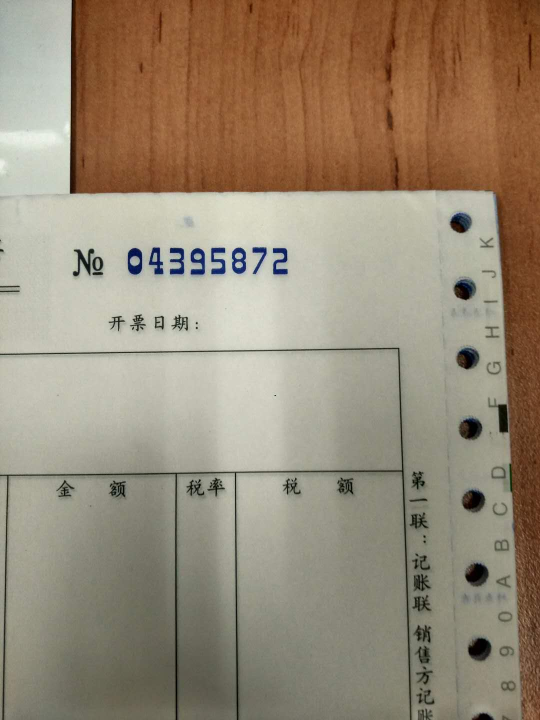
#> input picture ICD/main/imgs/qaz.jpg, 1080 x 1440 px (shown at 1/2 size)
$ python DealPic.py   (older library calls are emulated)
#> lines starting #> are read from the running program, lines starting #| are printed output that depends on the picture; after the words box and inside, x2 and y2 are one past the last pixel; in counts of white or black regions, pixels touching at a corner belong together
import numpy as np
import cv2 as cv
import matplotlib.pyplot as plot
import math
from sklearn import svm
import os

#读取图片
img_data = cv.imread("imgs/qaz.jpg")
#> img_data is the input picture: shape (1440, 1080, 3); mean B, G, R 117.6, 137.5, 151.7

img_input = img_data.copy()

#初次滤波
for index1 in range(len(img_input)):
    for index2 in range(len(img_input[index1])):
        if(img_input[index1][index2][0]>50 and img_input[index1][index2][0] < 115 and img_input[index1][index2][1] >15 and img_input[index1][index2][1] <60 and img_input[index1][index2][2]>5 and img_input[index1][index2][2] <50):
            img_input[index1][index2] = np.array([255,255,255])
        else:
            img_input[index1][index2] = np.array([0,0,0])
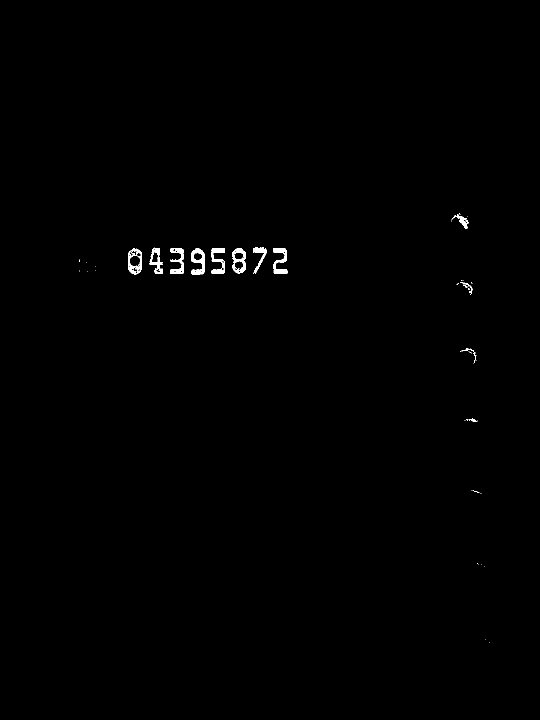
#> img_input: shape (1440, 1080, 3) (shown at 1/2 size); 0.36% white; 47 white regions (32 under 20 px), largest, box (x1, y1, x2, y2) and area: (382, 497, 409, 549) 718, (340, 496, 368, 548) 680, (546, 497, 575, 548) 680
plot.imshow(img_input)
plot.show()

newImg = img_input.copy()
imgTest = cv.cvtColor(newImg, cv.COLOR_RGB2GRAY)
erosion = cv.erode(imgTest, np.ones((2,2),np.uint8))   # 腐蚀
#> erosion: shape (1440, 1080); 0.22% white; 78 white regions (51 under 20 px), largest, box (x1, y1, x2, y2) and area: (383, 498, 409, 549) 486, (548, 505, 575, 548) 311, (341, 516, 368, 548) 291
kernelf = np.ones((72, 72), np.uint8)
dilation = cv.dilate(erosion, kernelf)  # 膨胀
#> dilation: shape (1440, 1080); 5.3% white; 6 white regions
plot.imshow(dilation)
plot.show()


img, contoursT, hierarchy = cv.findContours(dilation, cv.RETR_EXTERNAL, cv.CHAIN_APPROX_SIMPLE) #cv.RETR_EXTERNAL
#> contoursT = 6 contours; box (x1, y1, x2, y2) and area: (222, 461, 611, 585) 46904, (873, 394, 973, 493) 9176, (893, 531, 981, 622) 7622, (900, 803, 988, 879) 6475, (898, 663, 980, 737) 5880, (921, 950, 993, 1022) 5041
print("contoursT:",len(contoursT))
#| contoursT: 6
dictContoursT = {}
for i in range(len(contoursT)):
    xx,yy,w,h=cv.boundingRect(contoursT[i])
    dictContoursT[i] = w
    print("x=",xx," y=",yy," w=",w," h=",h)
#> this loop made 6 passes
#> (xx, yy, w, h) on passes 1 to 6: (921, 950, 72, 72), (900, 803, 88, 76), (898, 663, 82, 74), (893, 531, 88, 91), (222, 461, 389, 124), (873, 394, 100, 99)
#| x= 921  y= 950  w= 72  h= 72
#| x= 900  y= 803  w= 88  h= 76
#| x= 898  y= 663  w= 82  h= 74
#| x= 893  y= 531  w= 88  h= 91
#| x= 222  y= 461  w= 389  h= 124
#| x= 873  y= 394  w= 100  h= 99
#> after the loop, dictContoursT = {0: 72, 1: 88, 2: 82, 3: 88, 4: 389, 5: 100}
print(dictContoursT)
#| {0: 72, 1: 88, 2: 82, 3: 88, 4: 389, 5: 100}
maxWidth = sorted(dictContoursT, key=lambda x:dictContoursT[x])[-1]
#> maxWidth = 4
print("maxWidth:",maxWidth)
#| maxWidth: 4
x,y,ww,hh=cv.boundingRect(contoursT[maxWidth])
#> x = 222; y = 461; ww = 389; hh = 124
imgNew = img_data[y-20:y+hh+10,x-10:x+ww+50]
plot.imshow(imgNew)
plot.show()


erzhihua = imgNew.copy()
for index1 in range(len(erzhihua)):
    for index2 in range(len(erzhihua[index1])):
        if(erzhihua[index1][index2][2] < 130):
            erzhihua[index1][index2] = np.array([255,255,255])
        else:
            erzhihua[index1][index2] = np.array([0,0,0])
#> erzhihua: shape (154, 449, 3); 10.7% white; 9 white regions (1 under 20 px), largest, box (x1, y1, x2, y2) and area: (43, 55, 72, 109) 1089, (169, 55, 198, 109) 1009, (252, 54, 280, 107) 987
plot.imshow(erzhihua)
plot.show()
kernelf = np.ones((32, 8), np.uint8)
if len(erzhihua) > 500:
    kernelf = np.ones((64, 16), np.uint8)
erzhihua = cv.dilate(erzhihua, kernelf)  # 膨胀
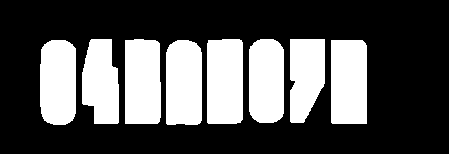
#> erzhihua: shape (154, 449, 3); 32.7% white; 8 white regions, largest, box (x1, y1, x2, y2) and area: (207, 39, 243, 124) 3025, (331, 40, 367, 124) 3012, (125, 39, 161, 124) 2976
plot.imshow(erzhihua)
plot.show()


erzhihua = cv.cvtColor(erzhihua, cv.COLOR_RGB2GRAY)
#> erzhihua: shape (154, 449); 32.7% white; 8 white regions


imgSec, contours, hierarchyk = cv.findContours(erzhihua, cv.RETR_EXTERNAL, cv.CHAIN_APPROX_SIMPLE)
#> contours = 8 contours; box (x1, y1, x2, y2) and area: (207, 39, 243, 124) 2909, (331, 40, 367, 124) 2896, (125, 39, 161, 124) 2860, (166, 40, 202, 125) 2829, (40, 40, 76, 125) 2749, (249, 39, 284, 123) 2669, (82, 39, 119, 124) 2450, (290, 39, 325, 123) 2378

#将contours按坐标从左到右排序
print("contours-len:",len(contours))
#| contours-len: 8
for index1 in range(len(contours)):
    for index2 in range(index1,len(contours)):
        if contours[index1][0][0][0] > contours[index2][0][0][0]:
            contours[index1],contours[index2] = contours[index2],contours[index1]
#> this loop made 8 passes

predictNum = []
RectList = []
for iu in range(len(contours)):
    x,y,w,h = cv.boundingRect(contours[iu])
#> x = 40; y = 40; w = 36; h = 85
    thisImg = imgNew[y:y+h,x:x+w]
    forThisImg = thisImg.copy()
    for index1 in range(len(forThisImg)):
        for index2 in range(len(forThisImg[index1])):
            if(forThisImg[index1][index2][2] < 130):
                forThisImg[index1][index2] = np.array([255,255,255])
            else:
                forThisImg[index1][index2] = np.array([0,0,0])
#> this loop made 85 passes
#> forThisImg: shape (85, 36, 3); 35.6% white; 1 white region, box (x1, y1, x2, y2) and area: (3, 15, 32, 69) 1089
    plot.imshow(forThisImg)
    plot.show()
    kernelf = np.ones((32, 8), np.uint8)
    forThisImg = cv.dilate(forThisImg, kernelf)  # 膨胀
#> forThisImg: shape (85, 36, 3); 93.3% white; 4 black regions, box (x1, y1, x2, y2) and area: (0, 0, 11, 24) 63, (0, 67, 13, 85) 63, (26, 74, 36, 85) 42, (26, 0, 36, 8) 38
    # plot.imshow(forThisImg)
    # plot.show()

    forThisImg = cv.cvtColor(forThisImg, cv.COLOR_RGB2GRAY)
#> forThisImg: shape (85, 36); 93.3% white; 4 black regions

    imgThis, contoursH, hierarchyh = cv.findContours(forThisImg, cv.RETR_EXTERNAL, cv.CHAIN_APPROX_SIMPLE)
#> contoursH = 1 contour; box (x1, y1, x2, y2) and area: (0, 0, 36, 85) 2749
    rect = cv.minAreaRect(contoursH[0])
#> rect = ((17.5, 42), (84, 35), -90)
    box = np.int0(cv.boxPoints(rect))
#> box = [[35, 84], [0, 84], [0, 0], [35, 0]]
    imgDec = cv.drawContours(thisImg.copy(), [box], -1, (0, 255, 0), 0)
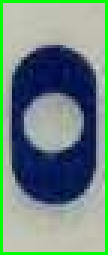
#> imgDec: shape (85, 36, 3) (shown 3 times larger); mean B, G, R 128.7, 136.6, 110.1
    rows, cols, ch = imgDec.shape
#> rows = 85; cols = 36; ch = 3
    angle = rect[2]
#> angle = -90
    print("angle:",angle)
#| angle: -90.0
    print("box:",box)
#| box: [[35 84]
#|  [ 0 84]
#|  [ 0  0]
#|  [35  0]]
    # [4 lines of commented-out code are left out]
    if angle < 0 and abs(angle) > 45:
        angle = abs(angle) - 90
#> angle = 0
    if abs(angle) < 45 :
        angle = abs(angle)
    if angle == 0 or angle == -0:
        angle = 0
    # [4 lines of commented-out code are left out]

    M = cv.getRotationMatrix2D((cols/2, rows/2), angle, 1.0)
#> M = [[1, 0, 0], [0, 1, 0]]
    img = cv.warpAffine(imgDec, M, (cols, rows))
    cropImg = cv.resize(img,(144,224),interpolation=cv.INTER_LANCZOS4)
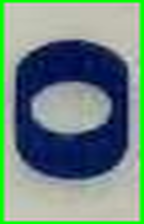
#> cropImg: shape (224, 144, 3); mean B, G, R 129.5, 136.3, 110.9
    for index1 in range(len(cropImg)):
        for index2 in range(len(cropImg[index1])):
            if(cropImg[index1][index2][0] ==cropImg[index1][index2][1] == cropImg[index1][index2][2] == 0):
                cropImg[index1][index2] = np.array([255,255,255])
    RectList.append(cropImg.tolist())
    nrootdir=("E:/cut_ImgsTest10/")
    if not os.path.isdir(nrootdir):
        os.makedirs(nrootdir)
    cv.imwrite( nrootdir+"T"+str(iu)+".jpg", cropImg)
    plot.imshow(img)
    plot.show()


    imgListt = np.zeros((224,144))
    testImg = cropImg.copy()
    print("testImg-length:",len(testImg))
#| testImg-length: 224
    for index1 in range(len(testImg)):
        for index2 in range(len(testImg[index1])):
            if(testImg[index1][index2][2] < 90):
                imgListt[index1][index2] = 16
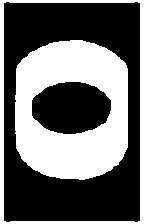
#> imgListt: shape (224, 144) float64; values 0 (black) and 16 (white), 41% white; 2 white regions, box (x1, y1, x2, y2) and area: (15, 40, 128, 180) 10634, (0, 0, 144, 224) 2595
    imgListt = imgListt.reshape((-1,32256))
    dicList = []
    for i in range(32):
        imgA = cv.imread("KNNDir/"+str(i)+".jpg")
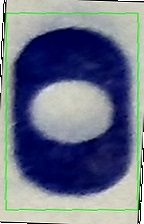
#> input picture ICD/main/KNNDir/0.jpg, 144 x 224 px
#> imgA is the input picture: shape (224, 144, 3); mean B, G, R 137, 117.3, 109.2
        imgList = np.zeros((224,144))
        for index1 in range(len(imgA)):
            for index2 in range(len(imgA[index1])):
                if(imgA[index1][index2][2] < 90):
                    imgList[index1][index2] = 16
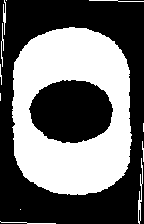
#> imgList: shape (224, 144) float64; values 0 (black) and 16 (white), 42.3% white; 12 white regions (4 under 20 px), largest, box (x1, y1, x2, y2) and area: (12, 27, 132, 195) 13230, (138, 158, 143, 224) 124, (3, 0, 6, 35) 64
#> (the run stopped early here; a loop or call above may not have finished)
